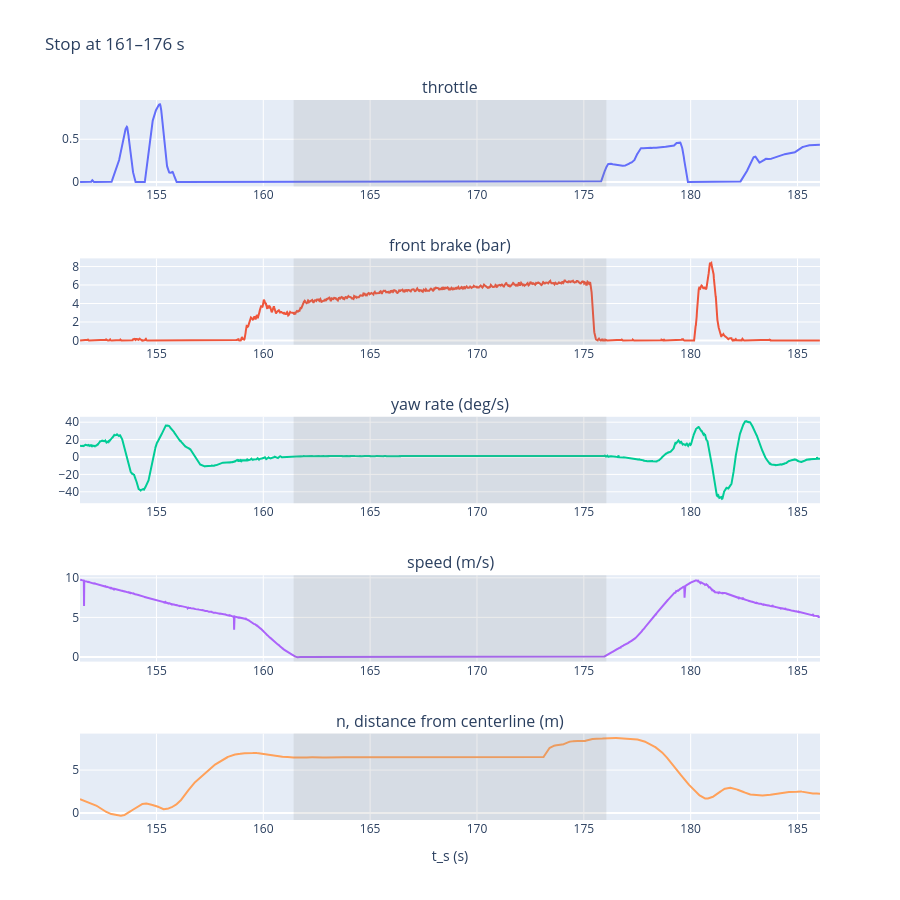
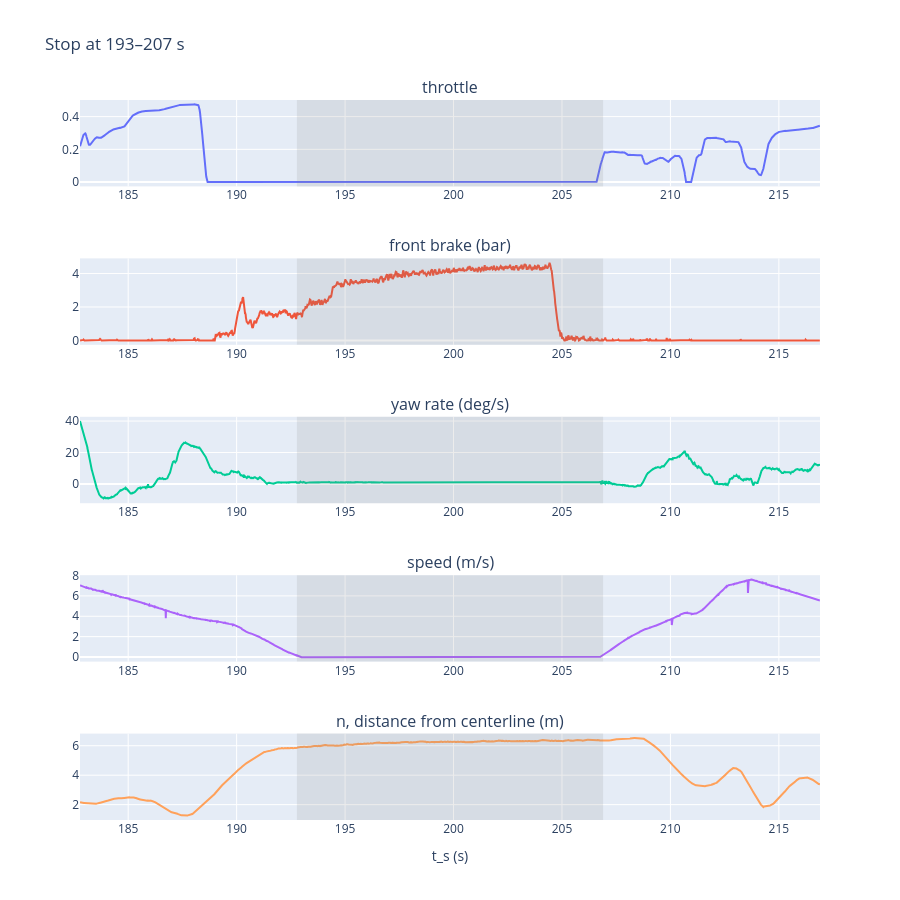
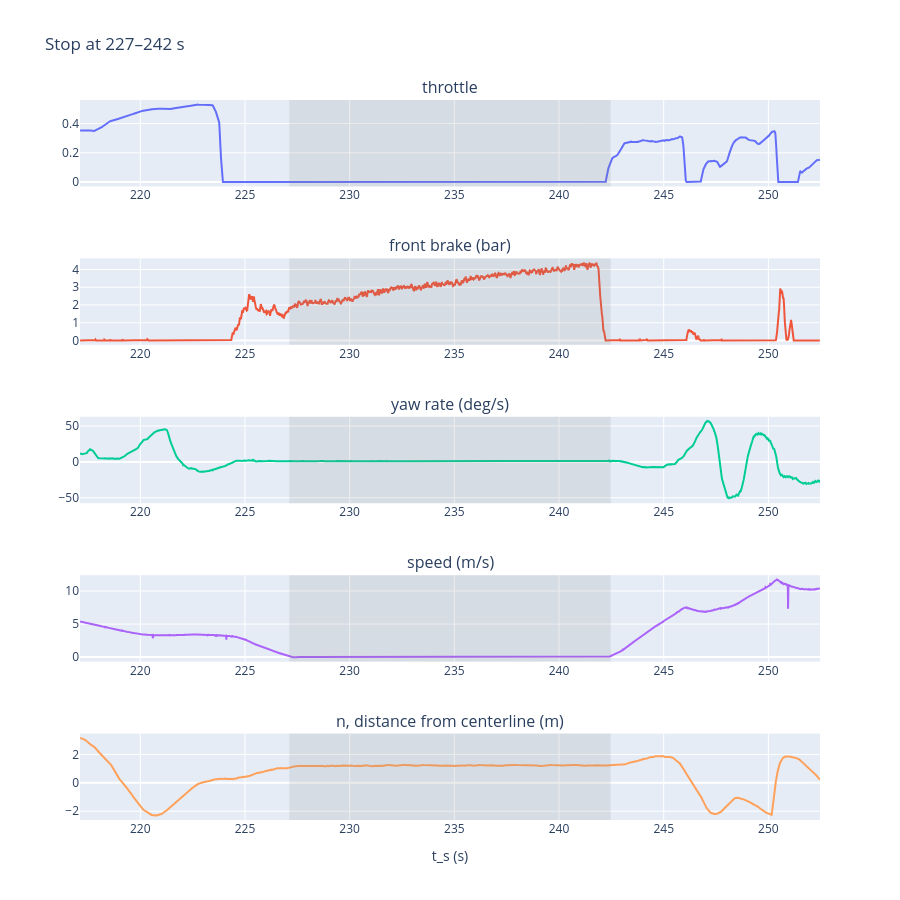

The cell these charts' notebook holds for them, in order:
### Markdown cell above
they don't happen to be in the same location on track, let's see the other signals to find a patterns

### Code cell
import plotly.graph_objects as go
from plotly.subplots import make_subplots
from src.loader import load
from src.config import WHEEL_RADIUS

# the three on-track stops
track_stops = standstill_windows[(standstill_windows["start_s"] > 100) & (standstill_windows["start_s"] < 300)]

thr = load("pedal_throttle")
brk = load("pedal_brakes_pressure")
gyro = load("imu_angular_rate")
wheels = load("front_angular_velocity")
curv = load("vehicle_curvilinear_coordinates")

wheels["speed_ms"] = (wheels["fl"] + wheels["fr"]) / 2 * WHEEL_RADIUS

signals = [
    (thr, "throttle", "throttle"),
    (brk, "front", "front brake (bar)"),
    (gyro, "z", "yaw rate (deg/s)"),
    (wheels, "speed_ms", "speed (m/s)"),
    (curv, "n", "n, distance from centerline (m)"),
]

for _, stop in track_stops.iterrows():
    t0, t1 = stop["start_s"] - 10, stop["end_s"] + 10

    fig = make_subplots(rows=len(signals), cols=1, shared_xaxes=True,
                        subplot_titles=[label for _, _, label in signals])
    for i, (df, col, label) in enumerate(signals, start=1):
        w = df[(df["t_s"] >= t0) & (df["t_s"] <= t1)]
        fig.add_trace(go.Scatter(x=w["t_s"], y=w[col], name=label), row=i, col=1)

    # shade the stop itself
    fig.add_vrect(x0=stop["start_s"], x1=stop["end_s"],
                  fillcolor="gray", opacity=0.15, line_width=0)

    fig.update_layout(height=900, showlegend=False,
                      title=f"Stop at {stop['start_s']:.0f}–{stop['end_s']:.0f} s")
    fig.update_xaxes(title_text="t_s (s)", row=len(signals), col=1)
    fig.update_xaxes(showticklabels=True)
    fig.show()

### Figure 1 — Plotly figure (JSON) as saved in the notebook; plotly's stock layout.template omitted (floating-point values rounded to 4 significant figures; data arrays with more than 128 entries replaced by an {"elided": "..."} marker saying what was removed)
{"data": [{"name": "throttle", "type": "scatter", "x": {"elided": "3171 float values"}, "xaxis": "x", "y": {"elided": "3171 float values"}, "yaxis": "y"}, {"name": "front brake (bar)", "type": "scatter", "x": {"elided": "3361 float values"}, "xaxis": "x2", "y": {"elided": "3361 float values"}, "yaxis": "y2"}, {"name": "yaw rate (deg/s)", "type": "scatter", "x": {"elided": "7737 float values"}, "xaxis": "x3", "y": {"elided": "7737 float values"}, "yaxis": "y3"}, {"name": "speed (m/s)", "type": "scatter", "x": {"elided": "3358 float values"}, "xaxis": "x4", "y": {"elided": "3358 float values"}, "yaxis": "y4"}, {"name": "n, distance from centerline (m)", "type": "scatter", "x": {"elided": "3370 float values"}, "xaxis": "x5", "y": {"elided": "3370 float values"}, "yaxis": "y5"}], "layout": {"annotations": [{"font": {"size": 16}, "showarrow": false, "text": "throttle", "x": 0.5, "xanchor": "center", "xref": "paper", "y": 1, "yanchor": "bottom", "yref": "paper"}, {"font": {"size": 16}, "showarrow": false, "text": "front brake (bar)", "x": 0.5, "xanchor": "center", "xref": "paper", "y": 0.78, "yanchor": "bottom", "yref": "paper"}, {"font": {"size": 16}, "showarrow": false, "text": "yaw rate (deg/s)", "x": 0.5, "xanchor": "center", "xref": "paper", "y": 0.56, "yanchor": "bottom", "yref": "paper"}, {"font": {"size": 16}, "showarrow": false, "text": "speed (m/s)", "x": 0.5, "xanchor": "center", "xref": "paper", "y": 0.34, "yanchor": "bottom", "yref": "paper"}, {"font": {"size": 16}, "showarrow": false, "text": "n, distance from centerline (m)", "x": 0.5, "xanchor": "center", "xref": "paper", "y": 0.12, "yanchor": "bottom", "yref": "paper"}], "height": 900, "shapes": [{"fillcolor": "gray", "line": {"width": 0}, "opacity": 0.15, "type": "rect", "x0": 161.4, "x1": 176.1, "xref": "x", "y0": 0, "y1": 1, "yref": "y domain"}, {"fillcolor": "gray", "line": {"width": 0}, "opacity": 0.15, "type": "rect", "x0": 161.4, "x1": 176.1, "xref": "x2", "y0": 0, "y1": 1, "yref": "y2 domain"}, {"fillcolor": "gray", "line": {"width": 0}, "opacity": 0.15, "type": "rect", "x0": 161.4, "x1": 176.1, "xref": "x3", "y0": 0, "y1": 1, "yref": "y3 domain"}, {"fillcolor": "gray", "line": {"width": 0}, "opacity": 0.15, "type": "rect", "x0": 161.4, "x1": 176.1, "xref": "x4", "y0": 0, "y1": 1, "yref": "y4 domain"}, {"fillcolor": "gray", "line": {"width": 0}, "opacity": 0.15, "type": "rect", "x0": 161.4, "x1": 176.1, "xref": "x5", "y0": 0, "y1": 1, "yref": "y5 domain"}], "showlegend": false, "title": {"text": "Stop at 161–176 s"}, "xaxis": {"anchor": "y", "domain": [0, 1], "matches": "x5", "showticklabels": true}, "xaxis2": {"anchor": "y2", "domain": [0, 1], "matches": "x5", "showticklabels": true}, "xaxis3": {"anchor": "y3", "domain": [0, 1], "matches": "x5", "showticklabels": true}, "xaxis4": {"anchor": "y4", "domain": [0, 1], "matches": "x5", "showticklabels": true}, "xaxis5": {"anchor": "y5", "domain": [0, 1], "showticklabels": true, "title": {"text": "t_s (s)"}}, "yaxis": {"anchor": "x", "domain": [0.88, 1]}, "yaxis2": {"anchor": "x2", "domain": [0.66, 0.78]}, "yaxis3": {"anchor": "x3", "domain": [0.44, 0.56]}, "yaxis4": {"anchor": "x4", "domain": [0.22, 0.34]}, "yaxis5": {"anchor": "x5", "domain": [0, 0.12]}}}

### Figure 2 — Plotly figure (JSON) as saved in the notebook; plotly's stock layout.template omitted (floating-point values rounded to 4 significant figures; data arrays with more than 128 entries replaced by an {"elided": "..."} marker saying what was removed)
{"data": [{"name": "throttle", "type": "scatter", "x": {"elided": "3094 float values"}, "xaxis": "x", "y": {"elided": "3094 float values"}, "yaxis": "y"}, {"name": "front brake (bar)", "type": "scatter", "x": {"elided": "3247 float values"}, "xaxis": "x2", "y": {"elided": "3247 float values"}, "yaxis": "y2"}, {"name": "yaw rate (deg/s)", "type": "scatter", "x": {"elided": "7623 float values"}, "xaxis": "x3", "y": {"elided": "7623 float values"}, "yaxis": "y3"}, {"name": "speed (m/s)", "type": "scatter", "x": {"elided": "3297 float values"}, "xaxis": "x4", "y": {"elided": "3297 float values"}, "yaxis": "y4"}, {"name": "n, distance from centerline (m)", "type": "scatter", "x": {"elided": "3317 float values"}, "xaxis": "x5", "y": {"elided": "3317 float values"}, "yaxis": "y5"}], "layout": {"annotations": [{"font": {"size": 16}, "showarrow": false, "text": "throttle", "x": 0.5, "xanchor": "center", "xref": "paper", "y": 1, "yanchor": "bottom", "yref": "paper"}, {"font": {"size": 16}, "showarrow": false, "text": "front brake (bar)", "x": 0.5, "xanchor": "center", "xref": "paper", "y": 0.78, "yanchor": "bottom", "yref": "paper"}, {"font": {"size": 16}, "showarrow": false, "text": "yaw rate (deg/s)", "x": 0.5, "xanchor": "center", "xref": "paper", "y": 0.56, "yanchor": "bottom", "yref": "paper"}, {"font": {"size": 16}, "showarrow": false, "text": "speed (m/s)", "x": 0.5, "xanchor": "center", "xref": "paper", "y": 0.34, "yanchor": "bottom", "yref": "paper"}, {"font": {"size": 16}, "showarrow": false, "text": "n, distance from centerline (m)", "x": 0.5, "xanchor": "center", "xref": "paper", "y": 0.12, "yanchor": "bottom", "yref": "paper"}], "height": 900, "shapes": [{"fillcolor": "gray", "line": {"width": 0}, "opacity": 0.15, "type": "rect", "x0": 192.8, "x1": 206.9, "xref": "x", "y0": 0, "y1": 1, "yref": "y domain"}, {"fillcolor": "gray", "line": {"width": 0}, "opacity": 0.15, "type": "rect", "x0": 192.8, "x1": 206.9, "xref": "x2", "y0": 0, "y1": 1, "yref": "y2 domain"}, {"fillcolor": "gray", "line": {"width": 0}, "opacity": 0.15, "type": "rect", "x0": 192.8, "x1": 206.9, "xref": "x3", "y0": 0, "y1": 1, "yref": "y3 domain"}, {"fillcolor": "gray", "line": {"width": 0}, "opacity": 0.15, "type": "rect", "x0": 192.8, "x1": 206.9, "xref": "x4", "y0": 0, "y1": 1, "yref": "y4 domain"}, {"fillcolor": "gray", "line": {"width": 0}, "opacity": 0.15, "type": "rect", "x0": 192.8, "x1": 206.9, "xref": "x5", "y0": 0, "y1": 1, "yref": "y5 domain"}], "showlegend": false, "title": {"text": "Stop at 193–207 s"}, "xaxis": {"anchor": "y", "domain": [0, 1], "matches": "x5", "showticklabels": true}, "xaxis2": {"anchor": "y2", "domain": [0, 1], "matches": "x5", "showticklabels": true}, "xaxis3": {"anchor": "y3", "domain": [0, 1], "matches": "x5", "showticklabels": true}, "xaxis4": {"anchor": "y4", "domain": [0, 1], "matches": "x5", "showticklabels": true}, "xaxis5": {"anchor": "y5", "domain": [0, 1], "showticklabels": true, "title": {"text": "t_s (s)"}}, "yaxis": {"anchor": "x", "domain": [0.88, 1]}, "yaxis2": {"anchor": "x2", "domain": [0.66, 0.78]}, "yaxis3": {"anchor": "x3", "domain": [0.44, 0.56]}, "yaxis4": {"anchor": "x4", "domain": [0.22, 0.34]}, "yaxis5": {"anchor": "x5", "domain": [0, 0.12]}}}

### Figure 3 — Plotly figure (JSON) as saved in the notebook; plotly's stock layout.template omitted (floating-point values rounded to 4 significant figures; data arrays with more than 128 entries replaced by an {"elided": "..."} marker saying what was removed)
{"data": [{"name": "throttle", "type": "scatter", "x": {"elided": "3184 float values"}, "xaxis": "x", "y": {"elided": "3184 float values"}, "yaxis": "y"}, {"name": "front brake (bar)", "type": "scatter", "x": {"elided": "3277 float values"}, "xaxis": "x2", "y": {"elided": "3277 float values"}, "yaxis": "y2"}, {"name": "yaw rate (deg/s)", "type": "scatter", "x": {"elided": "7898 float values"}, "xaxis": "x3", "y": {"elided": "7898 float values"}, "yaxis": "y3"}, {"name": "speed (m/s)", "type": "scatter", "x": {"elided": "3433 float values"}, "xaxis": "x4", "y": {"elided": "3433 float values"}, "yaxis": "y4"}, {"name": "n, distance from centerline (m)", "type": "scatter", "x": {"elided": "3441 float values"}, "xaxis": "x5", "y": {"elided": "3441 float values"}, "yaxis": "y5"}], "layout": {"annotations": [{"font": {"size": 16}, "showarrow": false, "text": "throttle", "x": 0.5, "xanchor": "center", "xref": "paper", "y": 1, "yanchor": "bottom", "yref": "paper"}, {"font": {"size": 16}, "showarrow": false, "text": "front brake (bar)", "x": 0.5, "xanchor": "center", "xref": "paper", "y": 0.78, "yanchor": "bottom", "yref": "paper"}, {"font": {"size": 16}, "showarrow": false, "text": "yaw rate (deg/s)", "x": 0.5, "xanchor": "center", "xref": "paper", "y": 0.56, "yanchor": "bottom", "yref": "paper"}, {"font": {"size": 16}, "showarrow": false, "text": "speed (m/s)", "x": 0.5, "xanchor": "center", "xref": "paper", "y": 0.34, "yanchor": "bottom", "yref": "paper"}, {"font": {"size": 16}, "showarrow": false, "text": "n, distance from centerline (m)", "x": 0.5, "xanchor": "center", "xref": "paper", "y": 0.12, "yanchor": "bottom", "yref": "paper"}], "height": 900, "shapes": [{"fillcolor": "gray", "line": {"width": 0}, "opacity": 0.15, "type": "rect", "x0": 227.1, "x1": 242.5, "xref": "x", "y0": 0, "y1": 1, "yref": "y domain"}, {"fillcolor": "gray", "line": {"width": 0}, "opacity": 0.15, "type": "rect", "x0": 227.1, "x1": 242.5, "xref": "x2", "y0": 0, "y1": 1, "yref": "y2 domain"}, {"fillcolor": "gray", "line": {"width": 0}, "opacity": 0.15, "type": "rect", "x0": 227.1, "x1": 242.5, "xref": "x3", "y0": 0, "y1": 1, "yref": "y3 domain"}, {"fillcolor": "gray", "line": {"width": 0}, "opacity": 0.15, "type": "rect", "x0": 227.1, "x1": 242.5, "xref": "x4", "y0": 0, "y1": 1, "yref": "y4 domain"}, {"fillcolor": "gray", "line": {"width": 0}, "opacity": 0.15, "type": "rect", "x0": 227.1, "x1": 242.5, "xref": "x5", "y0": 0, "y1": 1, "yref": "y5 domain"}], "showlegend": false, "title": {"text": "Stop at 227–242 s"}, "xaxis": {"anchor": "y", "domain": [0, 1], "matches": "x5", "showticklabels": true}, "xaxis2": {"anchor": "y2", "domain": [0, 1], "matches": "x5", "showticklabels": true}, "xaxis3": {"anchor": "y3", "domain": [0, 1], "matches": "x5", "showticklabels": true}, "xaxis4": {"anchor": "y4", "domain": [0, 1], "matches": "x5", "showticklabels": true}, "xaxis5": {"anchor": "y5", "domain": [0, 1], "showticklabels": true, "title": {"text": "t_s (s)"}}, "yaxis": {"anchor": "x", "domain": [0.88, 1]}, "yaxis2": {"anchor": "x2", "domain": [0.66, 0.78]}, "yaxis3": {"anchor": "x3", "domain": [0.44, 0.56]}, "yaxis4": {"anchor": "x4", "domain": [0.22, 0.34]}, "yaxis5": {"anchor": "x5", "domain": [0, 0.12]}}}
